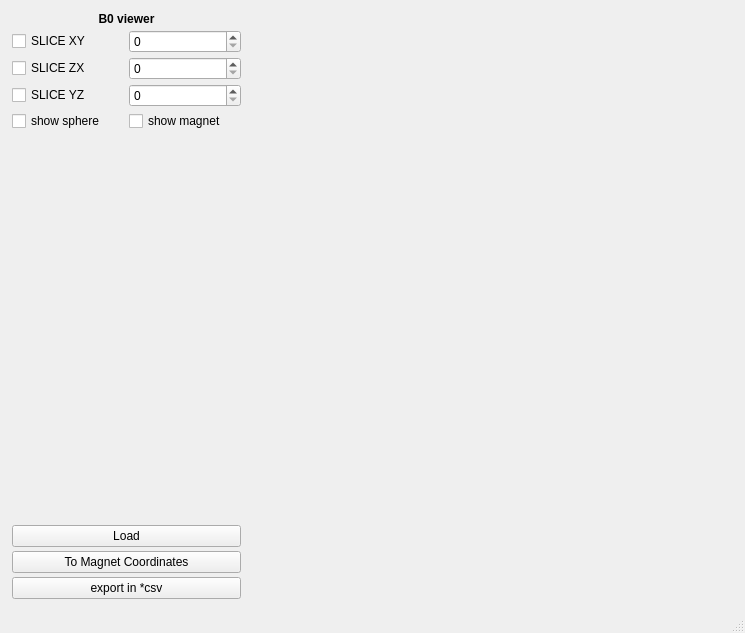
<?xml version="1.0" encoding="UTF-8"?>
<ui version="4.0">
 <class>MainWindow</class>
 <widget class="QMainWindow" name="MainWindow">
  <property name="geometry">
   <rect>
    <x>0</x>
    <y>0</y>
    <width>745</width>
    <height>633</height>
   </rect>
  </property>
  <property name="windowTitle">
   <string>Field Viewer</string>
  </property>
  <widget class="QWidget" name="centralwidget">
   <layout class="QGridLayout" name="gridLayout" rowstretch="0">
    <property name="leftMargin">
     <number>12</number>
    </property>
    <property name="topMargin">
     <number>12</number>
    </property>
    <property name="rightMargin">
     <number>12</number>
    </property>
    <property name="bottomMargin">
     <number>12</number>
    </property>
    <property name="spacing">
     <number>12</number>
    </property>
    <item row="0" column="0">
     <layout class="QHBoxLayout" name="horizontalLayout_2">
      <property name="sizeConstraint">
       <enum>QLayout::SetNoConstraint</enum>
      </property>
      <item>
       <layout class="QVBoxLayout" name="verticalLayout">
        <property name="spacing">
         <number>4</number>
        </property>
        <item>
         <widget class="QLabel" name="info_label">
          <property name="maximumSize">
           <size>
            <width>300</width>
            <height>16777215</height>
           </size>
          </property>
          <property name="font">
           <font>
            <weight>75</weight>
            <bold>true</bold>
           </font>
          </property>
          <property name="frameShape">
           <enum>QFrame::NoFrame</enum>
          </property>
          <property name="frameShadow">
           <enum>QFrame::Plain</enum>
          </property>
          <property name="text">
           <string>B0 viewer</string>
          </property>
          <property name="alignment">
           <set>Qt::AlignCenter</set>
          </property>
         </widget>
        </item>
        <item>
         <layout class="QHBoxLayout" name="horizontalLayout"/>
        </item>
        <item>
         <layout class="QHBoxLayout" name="horizontalLayout_3">
          <item>
           <widget class="QCheckBox" name="XYcheckBox">
            <property name="text">
             <string>SLICE XY</string>
            </property>
           </widget>
          </item>
          <item>
           <widget class="QSpinBox" name="XYspinBox"/>
          </item>
         </layout>
        </item>
        <item>
         <layout class="QHBoxLayout" name="horizontalLayout_5">
          <item>
           <widget class="QCheckBox" name="ZXcheckBox">
            <property name="text">
             <string>SLICE ZX</string>
            </property>
           </widget>
          </item>
          <item>
           <widget class="QSpinBox" name="ZXspinBox"/>
          </item>
         </layout>
        </item>
        <item>
         <layout class="QHBoxLayout" name="horizontalLayout_6">
          <item>
           <widget class="QCheckBox" name="YZcheckBox">
            <property name="text">
             <string>SLICE YZ</string>
            </property>
           </widget>
          </item>
          <item>
           <widget class="QSpinBox" name="YZspinBox"/>
          </item>
         </layout>
        </item>
        <item>
         <layout class="QHBoxLayout" name="horizontalLayout_7">
          <item>
           <widget class="QCheckBox" name="ShowSphereCheckBox">
            <property name="text">
             <string>show sphere</string>
            </property>
           </widget>
          </item>
          <item>
           <widget class="QCheckBox" name="ShowSphereCheckBox_2">
            <property name="text">
             <string>show magnet</string>
            </property>
           </widget>
          </item>
         </layout>
        </item>
        <item>
         <spacer name="verticalSpacer">
          <property name="orientation">
           <enum>Qt::Vertical</enum>
          </property>
          <property name="sizeHint" stdset="0">
           <size>
            <width>20</width>
            <height>40</height>
           </size>
          </property>
         </spacer>
        </item>
        <item>
         <widget class="QPushButton" name="load_button">
          <property name="maximumSize">
           <size>
            <width>500</width>
            <height>16777215</height>
           </size>
          </property>
          <property name="text">
           <string>Load</string>
          </property>
         </widget>
        </item>
        <item>
         <widget class="QPushButton" name="coordinate_transform_btn">
          <property name="text">
           <string>To Magnet Coordinates</string>
          </property>
         </widget>
        </item>
        <item>
         <widget class="QPushButton" name="save_button">
          <property name="maximumSize">
           <size>
            <width>500</width>
            <height>16777215</height>
           </size>
          </property>
          <property name="text">
           <string>export in *csv</string>
          </property>
         </widget>
        </item>
       </layout>
      </item>
      <item>
       <layout class="QHBoxLayout" name="horizontalLayout_4">
        <item>
         <layout class="QVBoxLayout" name="verticalLayout_CV_plotter">
          <item>
           <widget class="QWidget" name="plotter_widget" native="true">
            <property name="minimumSize">
             <size>
              <width>480</width>
              <height>0</height>
             </size>
            </property>
           </widget>
          </item>
         </layout>
        </item>
       </layout>
      </item>
     </layout>
    </item>
   </layout>
  </widget>
  <widget class="QMenuBar" name="menubar">
   <property name="geometry">
    <rect>
     <x>0</x>
     <y>0</y>
     <width>745</width>
     <height>22</height>
    </rect>
   </property>
  </widget>
  <widget class="QStatusBar" name="statusbar"/>
 </widget>
 <resources/>
 <connections/>
</ui>
